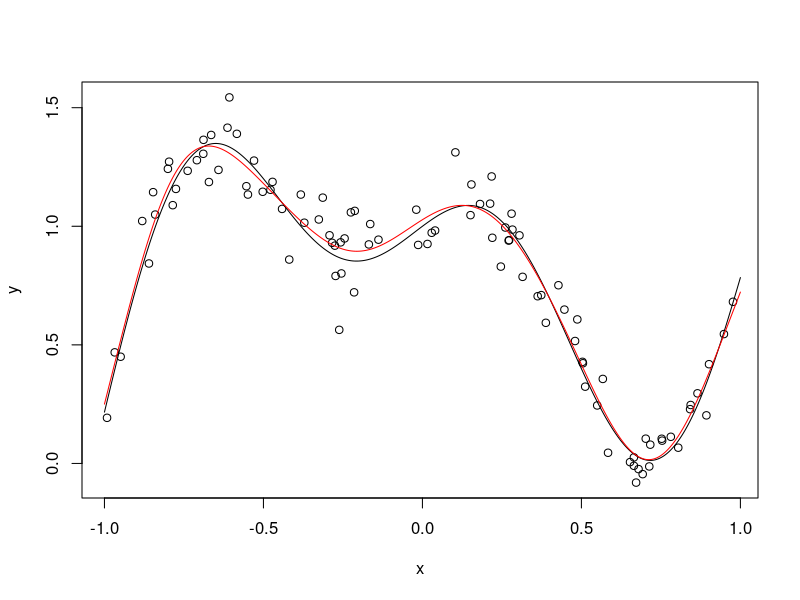
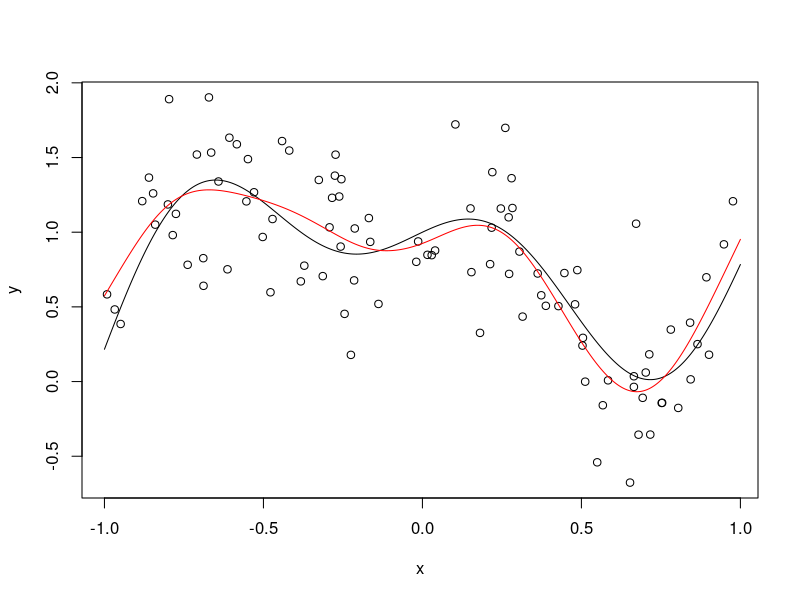
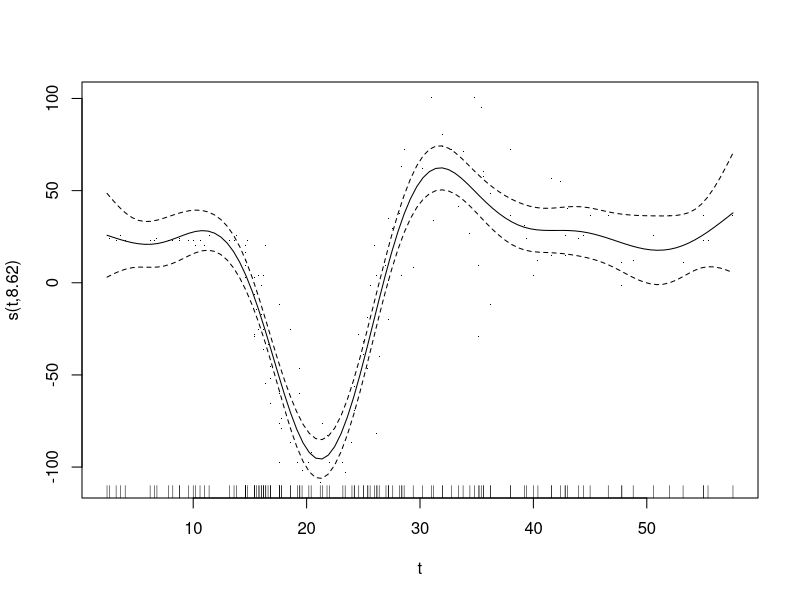
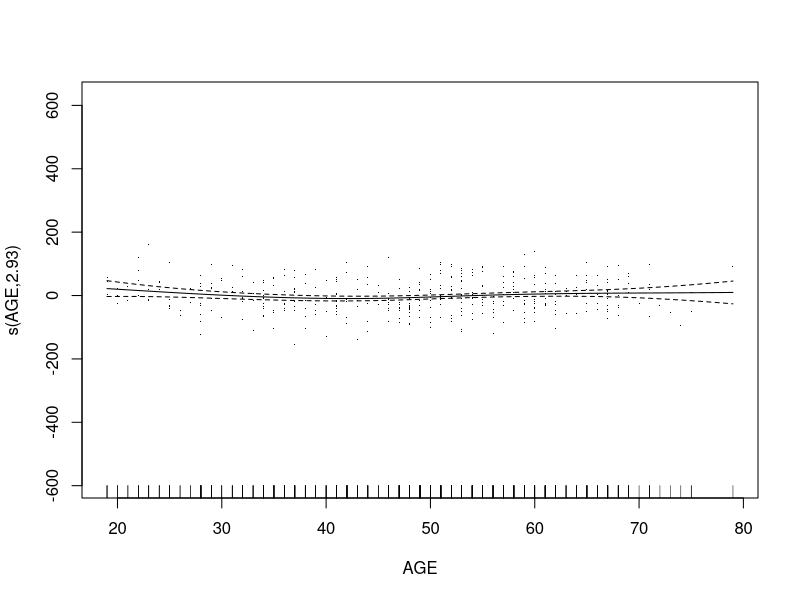
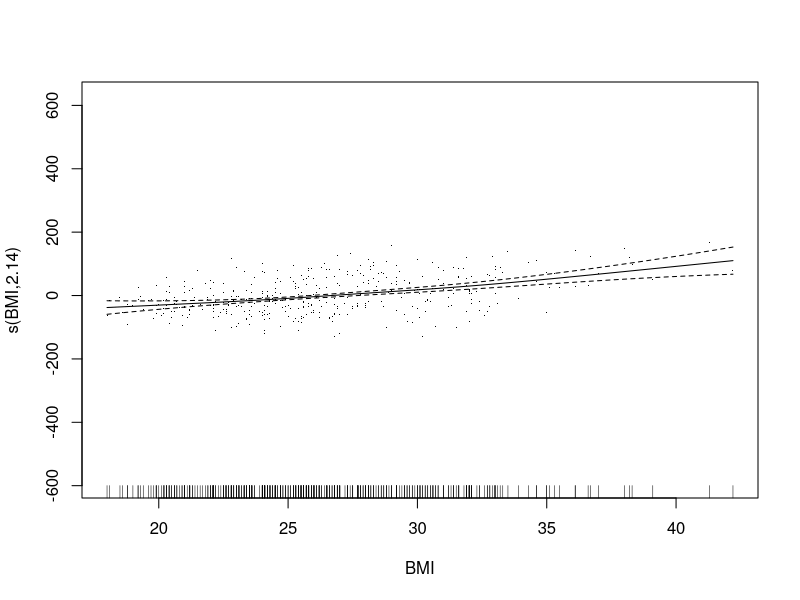
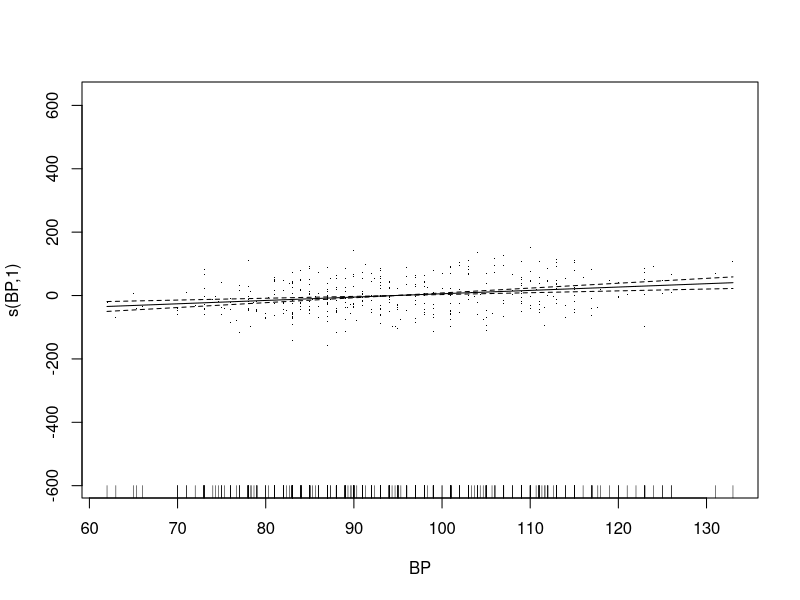
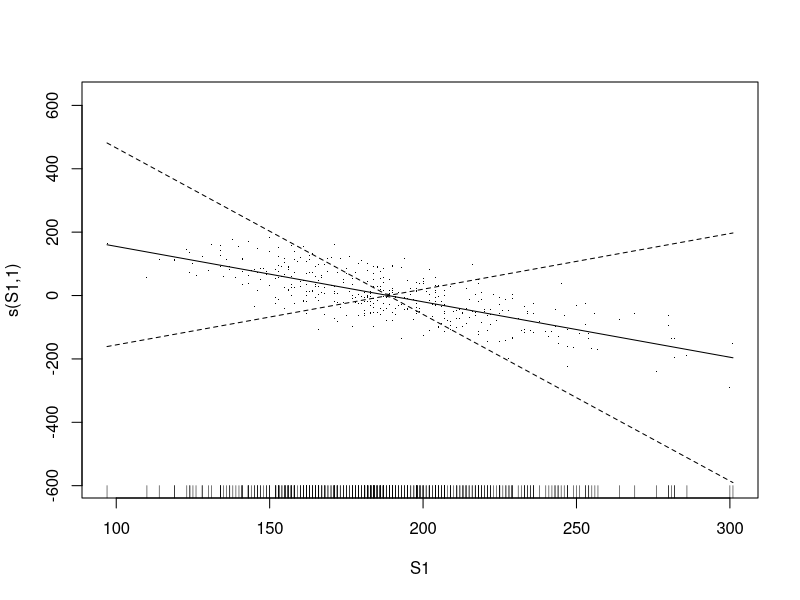
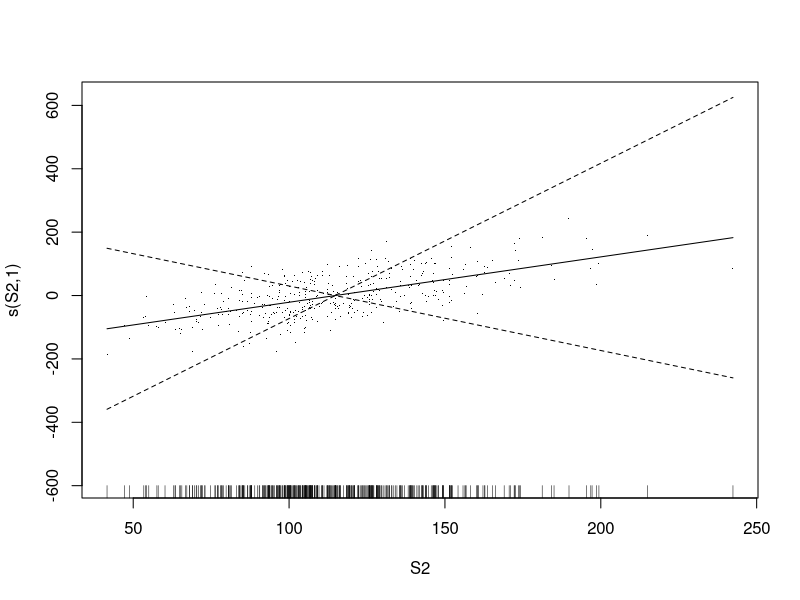

Reproduce these figures in R, in order. (Note: this script raises an error after producing the figures.)
####################################################################################
#	Script-file:   studio8.solns.R
#	Project:       FIT3154 - Studio 8
# Author:        Daniel Schmidt
#
# Purpose:  	   Solutions for questions in Studio 8
####################################################################################

rm(list=ls())

# Install gam package first
library(mgcv)

# ----------------------------------------------------------------------------------
# Question 2: Simple Smoothing
# ----------------------------------------------------------------------------------

# 2.1
my.f1 <- function(x) {1/(1+x^2) + x*cos(5*x) }

n = 100
x = sort(runif(100,-1,1))
y = my.f1(x) + rnorm(n, 0, 0.1)
plot(x,y)

# 2.2
x.test = seq(-1,1,by=0.001)
y.test = my.f1(x.test)
lines(x.test,y.test)

sqrt(var(my.f1(x.test)))/0.1 # close to 4

# If we want an SNR of 1 we would need to choose a sigma of
# SNR = sqrt(var(f))/sigma, so sigma = sqrt(var(f))/SNR
#
sqrt(var(my.f1(x.test))) / 1  # For SNR = 1
sqrt(var(my.f1(x.test))) / 10 # For SNR = 10
#
# You clearly need 10 times smaller sigma to increase SNR by 10 ...

# 2.3
df = data.frame(y=y,x=x)
df.test = data.frame(y=y.test,x=x.test)
fit.gam = gam(y ~ s(x), data=df, method="REML")

# 2.4
summary(fit.gam)
# The only parametric term we have is the intercept
#
# The GAM used ~8.6 degrees-of-freedom to estimate the smooth curve.
# This is equivalent to using 8-9 polynomials to build our curve
#
# The p-value for the smooth term s(x) is < 2e-16, i.e., it is tiny
# there is clearly a non-linear relationship between x and y (which we know to be true as we created it!)
#
# The 'scale est' is 0.009, but despite the name, this is actually the variance
# so the estimated standard deviation is sqrt(0.009) ~ 0.95 which 
# is quite a good estimate of the real sigma (of 0.1)

# 2.5
lines(x.test, predict(fit.gam, df.test), col="red")
# The estimated curve quite accurately models the true, unknown curve. The degrees-of-freedom (number
# of basis terms, complexity) seem to have been estimated quite well.

# 2.6
yp = predict(fit.gam,data.frame(x=c(-0.5,0,0.5)), se.fit=T)
yp

# To get an approximate 95% confidence interval from the standard errors, we can use the usual
# CI = (est - 1.96*se, est + 1.96*se) rule, i.e.
#
yp$fit - 1.96*yp$se.fit
yp$fit + 1.96*yp$se.fit

# 2.7
mean( (y.test - predict(fit.gam,df.test))^2)
#
# This is the average squared deviation between our estimated curve and the true underlying curve
# The score is quite small relative to the range of the y-values, indicating a good fit

# 2.8
y = my.f1(x) + rnorm(n, 0, 0.4)
plot(x,y)
lines(x.test,y.test)
df = data.frame(y=y,x=x)
fit.gam = gam(y ~ s(x), data=df, method="REML")

lines(x.test, predict(fit.gam, df.test), col="red")
mean( (y.test - predict(fit.gam,df.test))^2)

# The fit is somewhat worse, and the error is about 5 times larger than when SNR=1
# The increase in error is roughly proportional to the decrease in signal to noise ratio.

summary(fit.gam)
# The GAM has only used ~6 DF to fit the function now, instead of almost 8.7 before, because
# there is less signal in the data relative to the noise. In general, the greater the noise
# level relative to the signal level (i.e, the smaller the SNR) the less degrees-of-freedom
# will be used as there is less information to guide the fitting of more complex models.

# 2.9
motorcycle = read.csv("motorcycle.csv")
motorcycle.smooth = gam(f ~ s(t),data=motorcycle,method="REML")
summary(motorcycle.smooth)
#
# The GAM code has chosen to use ~8.6 degrees-of-freedom to smooth this curve. That is essentially equivalent
# to using 8-9 polynomials to smooth the data.
#
# We can estimate the signal to noise ratio by using the following approach:
#
# \hat{SNR}^2 = (var(y) - \hat{sigma2}) / \hat{sigma2}
#
# because var(y) = var(f) + sigma2
#
sqrt( (var(motorcycle$f) - motorcycle.smooth$sig2) / motorcycle.smooth$sig2 )
#
# Estimated SNR is around 3.6 -- so about 3.6 times as much signal as noise

# 2.10
plot(motorcycle.smooth, residuals=T)
# The variability is highest at the edges (i.e., near t=0 and t=60). This is because
# we have the least amount of data near the edges to estimate the relationship well
yp = predict(motorcycle.smooth, data.frame(t=30), se=T)
yp$fit
c(yp$fit - 1.96*yp$se.fit, yp$fit + 1.96*yp$se.fit)
#
# So our best guess of the force at time t=30 is ~ 29.2
# It could be anywhere from 17.32 to 41.26
#
# Check against the plot you will see at t=30 the force appears to be about 55, not 29.
# Why? This is because the functions for each predictor are chosen to have *zero mean*
# Therefore, to get a prediction from these functions we also need to add in the overall intercept
# which is -25.5. So 55 + (-25) ~ 30, which matches our prediction using predict(.), which 
# obviously includes the intercept.


# ----------------------------------------------------------------------------------
# Question 3: Additive Modelling
# ----------------------------------------------------------------------------------

# 3.1
diabetes.train = read.csv("diabetes.train.studio8.csv")
diabetes.test = read.csv("diabetes.test.studio8.csv")

# 3.2
fit.lin = gam(Y ~ AGE+SEX+BMI+BP+S1+S2+S3+S4+S5+S6, data=diabetes.train, method="REML")
summary(fit.lin)
fit.lin$aic
#
# AGE, S1, S2, S3, S4, S6 seem unlikely to be associated as their p-values are all quite large.
# Of course, they *could* be associated in a non-linear fashion

# 3.3
mean((diabetes.test$Y - predict(fit.lin,diabetes.test))^2)

# 3.4
fit.gam = gam(Y ~ s(AGE) + SEX + s(BMI) + s(BP) + s(S1) + s(S2) + s(S3) + s(S4)
              + s(S5) + s(S6), data=diabetes.train, method="REML")
summary(fit.gam)
# it appears the p-values for AGE and S6 have dropped, but overall
# the story is the same -- AGE, S1, S2, S3, S4, S6 are probably
# unassociated with Y

fit.gam$aic
# the AIC score has dropped by around 17 units, which is quite considerable
# this strongly suggests that there are some non-linear relationships in the data

# We don't model SEX as nonlinear because it is a factor variable with only 2 levels
# Only numeric variables benefit from this type of nonlinear modelling 

# 3.5
mean((diabetes.test$Y - predict(fit.gam,diabetes.test))^2)
# Prediction error for straight linear model was 1669; 
# prediction error for GAM is decreased

# 3.6
plot.gam(fit.gam,residuals=T)
# Most of the relationships seem mostly linear. 
# S5 seems the most nonlinear

# 3.7
summary(fit.gam)
# BP, S1, S2, S3, S4, have edf's esentially equal to 1 -- which is why
# the relationships in the plots looked basically linear.
# Even the variables that have some nonlinear relationship have edfs between 2 and 3
# which suggests they are not *too* nonlinear

# 3.8
fit.gam.new = gam(Y ~ s(AGE) + SEX + s(BMI) + s(BP) + s(S1) + s(S2) + s(S4)
                  + s(S5) + s(S6), data=diabetes.train, method="REML")
summary(fit.gam.new)
#
# The new model with S3 removed seems virtually identical to the full model;
# there are still a number of variables that could be pruned

# 3.9
# Remove S4 ..
fit.gam.new = gam(Y ~ s(AGE) + SEX + s(BMI) + s(BP) + s(S1) + s(S2) + s(S5) + s(S6), data=diabetes.train, method="REML")
summary(fit.gam.new)

# Remove AGE next ...
fit.gam.new = gam(Y ~ SEX + s(BMI) + s(BP) + s(S1) + s(S2) + s(S5) + s(S6), data=diabetes.train, method="REML")
summary(fit.gam.new)

# Finally remove S6
fit.gam.new = gam(Y ~ SEX + s(BMI) + s(BP) + s(S1) + s(S2) + s(S5), data=diabetes.train, method="REML")
summary(fit.gam.new)

# All remaining variables have p-values < 0.005, i.e., the Bonferroni multiple testing threshold
# The R^2 of the final pruned model is only a bit smaller than the full model (R^2 ~ 0.516)
# so it is likely that the variables we removed do not have a great deal of effect
# Two of the remaining variables seem to have non-linear relationships with Y: BMI and S5

# 3.10
mean((diabetes.test$Y - predict(fit.gam.new,diabetes.test))^2)
# The prediction error is now 1566, so substantially smaller than either the basic linear model
# or the full GAM using all variables

# 3.11
plot(fit.gam.new)
# The relationship between S5 and Y appears to be the most nonlinear

# 3.12
fit.final = gam(Y ~ SEX + s(BMI) + BP + S1 + S2 + s(S5), data=diabetes.train, method="REML")
summary(fit.final)
# The model is identical in fit, but now we have explicit coefficients 
# for BP, S1, S2 and SEX which makes interpretation easier.
plot(fit.final)
# only plots for BMI and S5 produced now ...

# We can set all the other predictors to arbitrary values, as the effects are additive
# i.e., no interactions between variables
predict(fit.final,data.frame(S5=4.5,SEX=0,BMI=0,BP=0,S1=0,S2=0)) - predict(fit.final,data.frame(S5=3.5,SEX=0,BMI=0,BP=0,S1=0,S2=0))
# ~ 44.3 increase in E[Y]
predict(fit.final,data.frame(S5=5.5,SEX=0,BMI=0,BP=0,S1=0,S2=0)) - predict(fit.final,data.frame(S5=3.5,SEX=0,BMI=0,BP=0,S1=0,S2=0))
# ~ 127.7 increase in E[Y]
# From S5=3.5 to S5=4.5 is 1 unit increase in S5
# From S5=3.5 to S5=5.5 is 2 units increase in S5
# If effects were close to linear we would expect change in E[Y] from S5=3.5 to S5=5.5 to be twice
# change in E[Y] from S5=3.5 to S5=4.5, but
44.3 * 2 
# much less than 127


# 3.13
fit.final.linonly = gam(Y ~ SEX + BMI + BP + S1 + S2 + S5, data=diabetes.train, method="REML")
summary(fit.final.linonly)
# The R^2 has dropped compared to our final GAM model
mean((diabetes.test$Y - predict(fit.final.linonly,diabetes.test))^2)
# Prediction error is worse than our pruned GAM, though
# it is better than our unpruned GAM or full linear model
# This is because the non-linear relationships are *not* that non-linear,
# so a linear model with unimportant variables removed will still outperform
# the non-linear model with too many unassociated variables included.


# 3.14
pima = read.csv("pima.csv")

fit.log = gam(DIAB ~ PREG+PLAS+BP+SKIN+INS+BMI+PED+AGE, family="binomial", data=pima, method="REML")
summary(fit.log)
fit.log$aic

fit.gam = gam(DIAB ~ s(PREG)+s(PLAS)+s(BP)+s(SKIN)+s(INS)+s(BMI)+s(PED)+s(AGE), family="binomial", data=pima, method="REML")
summary(fit.gam)
fit.gam$aic
# appears to be some non-linear relationships

plot(fit.gam)
# BMI, PED, AGE have some interesting looking curves
#
# Play around yourself ...